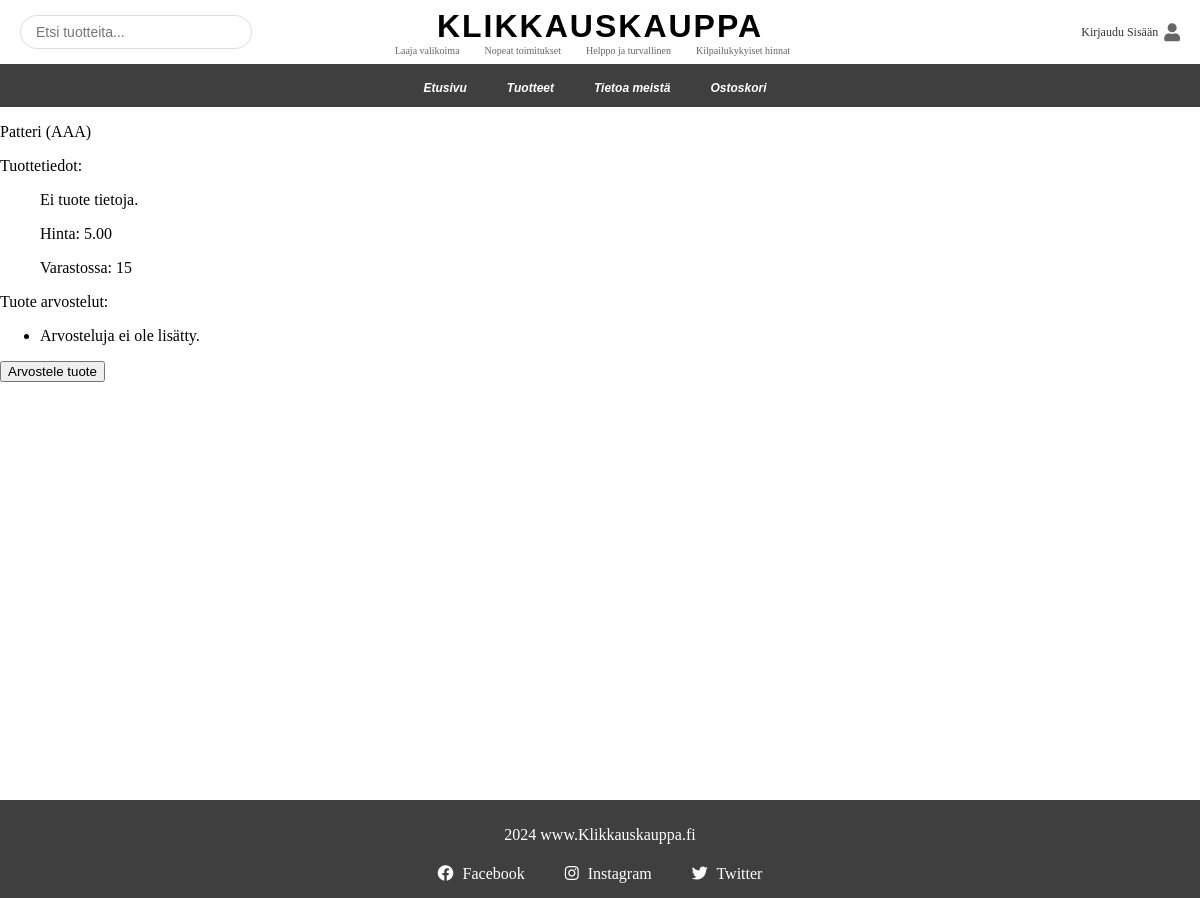
The app's page /Klikkauskauppa/product/2/, older data.
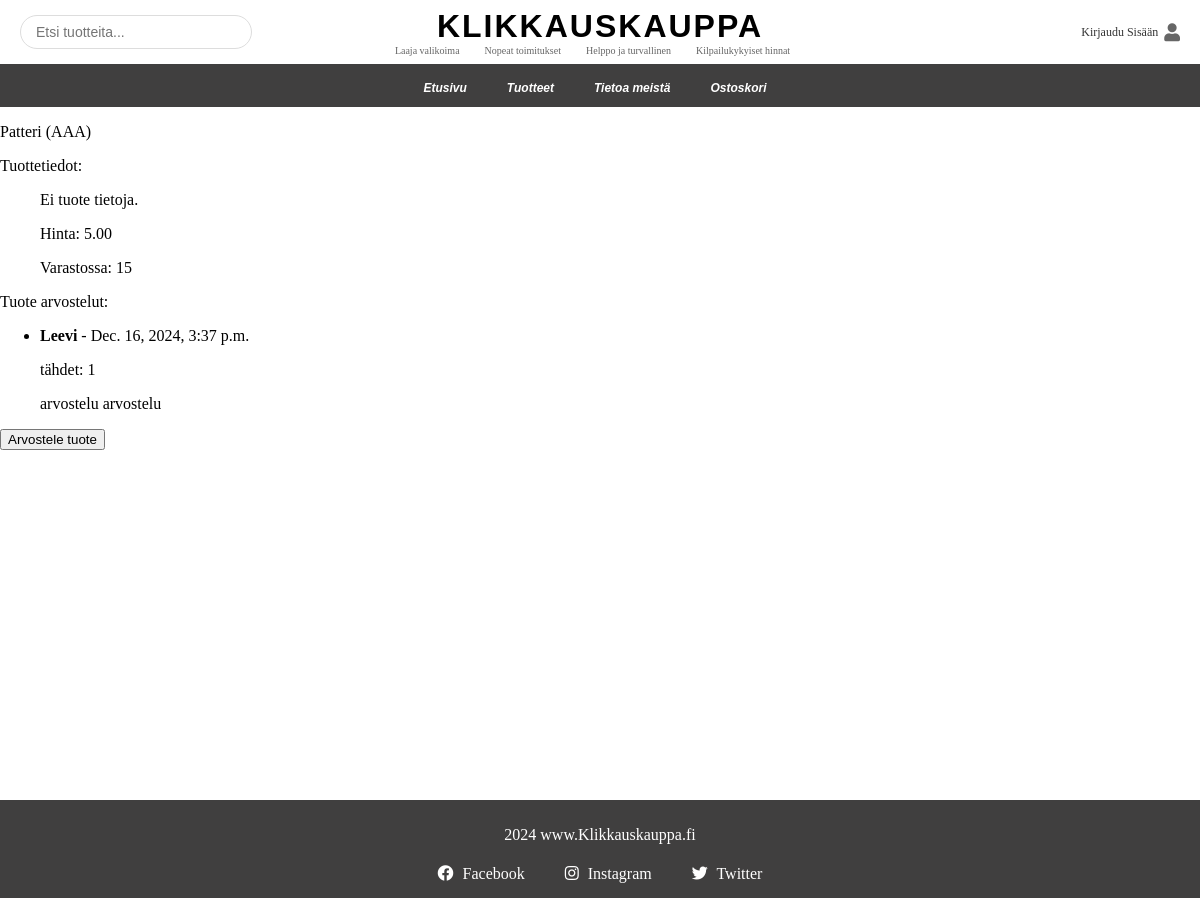
The same page, newer data.
### verkkokauppa/models.py (models this page shows, shortened)
class Review(models.Model):
    product = models.ForeignKey(Product, on_delete=models.CASCADE, related_name='reviews')  # Add related_name
    review = models.TextField(max_length=300)
    stars = models.PositiveSmallIntegerField(validators=[MinValueValidator(0), MaxValueValidator(5)], help_text="Anna tähtiä (0-5)")
    date_added = models.DateTimeField(auto_now=True)
    owner = models.ForeignKey(User, on_delete=models.CASCADE)

### verkkokauppa/views.py (the view)
# urls.py: path("product/<int:product_id>/", views.product_detail, name="product_detail"),
def product_detail(request, product_id):
    product = get_object_or_404(Product, id=product_id)
    productdetails = Productdetail.objects.filter(product=product)
    reviews = product.reviews.all()  # Now you can use product.reviews.all()
    if not reviews:  # Ensure no error happens when there are no reviews
        reviews = []
    context = {
        "product": product,
        "productdetails": productdetails,
        "reviews": reviews
    }
    return render(request, "verkkokauppa/product.html", context)

### verkkokauppa/templates/verkkokauppa/product.html
{% extends "verkkokauppa/base.html" %}
{% block content %}
<p> {{ product.name }}</p>
<p>Tuottetiedot:</p>
    <ul>
        {% for detail in productdetails %}
            <p>Kuvaus: {{ detail.detail }}</p>
            {% if detail.photo %}
                <p><img src="{{ detail.photo.url }}" alt="Tuotekuva"></p>
            {% endif %}
        {% empty %}
            <p>Ei tuote tietoja.</p>
        {% endfor %}
    </ul>
    <ul>
        <p>Hinta: {{ product.price }}</p>
        <p>Varastossa: {{ product.stock }}</p>
    </ul>
    <p>Tuote arvostelut:</p>
    <ul>
        {% for review in reviews %}
            <li>
                <strong>{{ review.owner.username }}</strong> - {{ review.date_added }}
                <p>tähdet: {{ review.stars }}</p>
                <p>{{ review.review }}</p>
            </li>
        {% empty %}
            <li>Arvosteluja ei ole lisätty.</li>
        {% endfor %}
    </ul>
    <a href="{% url 'verkkokauppa:add_review' product.id %}">
        <button type="button">Arvostele tuote</button>
    </a>
{% endblock content %}

Row changes from the older to the newer data that the page shows:
added Review: owner.username "Leevi", date_added "Dec. 16, 2024, 3:37 p.m.", stars "1", review "arvostelu arvostelu"
Text that changed along with them:
text no longer shown: "Arvosteluja ei ole lisätty."
